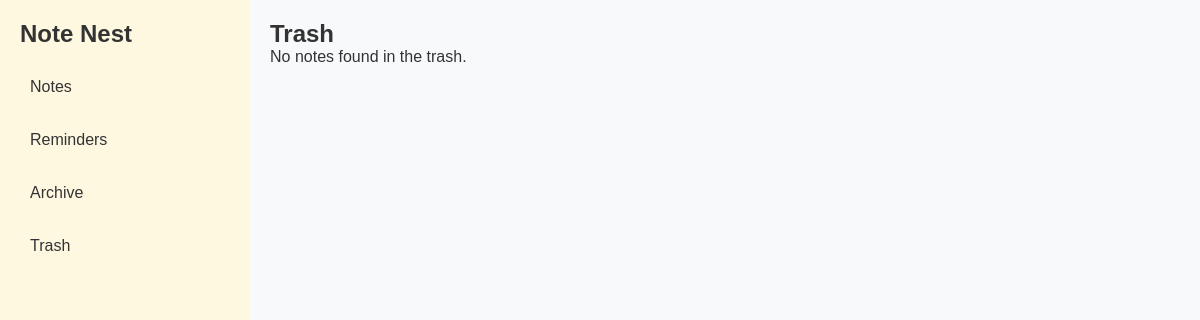
The app's page /trash/ (signed in), older data.
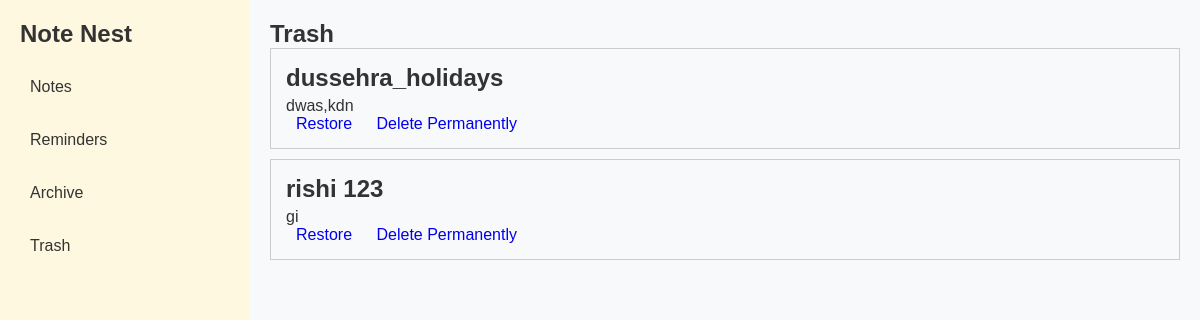
The same page, newer data.
### myapp_15/models.py (models this page shows, shortened)
class Note(models.Model):
    user = models.ForeignKey(User, on_delete=models.CASCADE, related_name='notes')
    title = models.CharField(max_length=255)
    content = models.TextField(blank=True, null=True)
    pinned = models.BooleanField(default=False)
    is_archived = models.BooleanField(default=False)
    is_trashed = models.BooleanField(default=True)
    reminder_date = models.DateField(null=True, blank=True)
    labels = models.ManyToManyField(Label, blank=True)
    created_at = models.DateTimeField(auto_now_add=True)
    updated_at = models.DateTimeField(auto_now=True)

### myapp_15/views.py (the view)
# urls.py: path('trash/', views.trash, name='trash'),
def trash(request):
    trashed_notes = Note.objects.filter(user=request.user,is_trashed=True)
    return render(request, 'trash.html', {'notes': trashed_notes})

### myapp_15/templates/trash.html
{% extends 'base.html' %}
{% block content %}
  <h1>Trash</h1>
  {% if notes %}
    <ul class="trash-notes">
      {% for note in notes %}
        <li>
          <h2>{{ note.title }}</h2>
          <div style="white-space: pre-wrap;">{{ note.content }}</div>
          <a href="{% url 'restore_note' note.id %}" class="trash-restore-btn">Restore</a>
          <a href="{% url 'delete_note_permanently' note.id %}" class="trash-restore-btn">Delete Permanently</a>
        </li>
      {% endfor %}
    </ul>
  {% else %}
    <p>No notes found in the trash.</p>
  {% endif %}
{% endblock %}

Row changes from the older to the newer data that the page shows:
added Note: title "dussehra_holidays", content "dwas,kdn"
added Note: title "rishi 123", content "gi"
Text that changed along with them:
text no longer shown: "No notes found in the trash."
